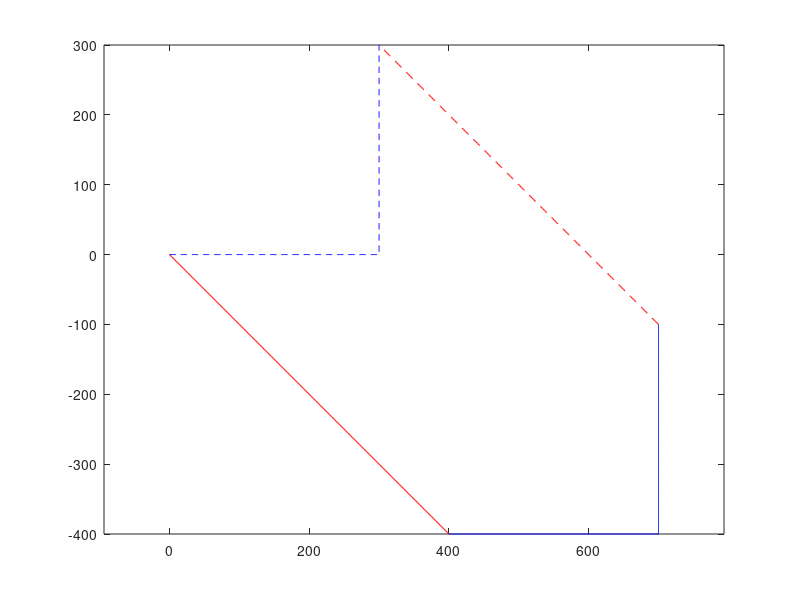

Write MATLAB code to recreate this figure. (Note: this script raises an error after producing the figure.)
clc;
clear all;
close all;

% p1        p2        p5            p6
% ...........         ...............
%           .         .
%           .         .
%           ...........    
%           p3        p4

flag_printf = 1;

p1 = 1;
p2 = 301;
p3 = 601;

dh = 1;
origin_x = 0;
origin_z = 0;

nx = 601;
nz = 401;
bz1 = zeros(nx,2);
bz2 = zeros(nx,2);
bx1 = zeros(nz,2);
bx2 = zeros(nz,2);
% NOTE: x direction tight
% so coord x incremental with x
for i=p1:p2
    bz2(i,1) = origin_x + (i-p1)*dh;
    bz2(i,2) = origin_z;
end
for i=p2+1:p3
    bz2(i,1) = bz2(p2,1) + cos(0.5*pi*90/90)*(i-p2)*dh;
    bz2(i,2) = bz2(p2,2) + sin(0.5*pi*90/90)*(i-p2)*dh;
end

for i=1:nx
  bz1(i,1) = bz2(i,1) + (nz-1)*dh;
  bz1(i,2) = bz2(i,2) - (nz-1)*dh;
end


dx1 = (bz2(1,1)-bz1(1,1))/(nz-1);
dx2 = (bz2(nx,1)-bz1(nx,1))/(nz-1);
dz1 = (bz2(1,2)-bz1(1,2))/(nz-1);
dz2 = (bz2(nx,2)-bz1(nx,2))/(nz-1);

for k=1:nz
    bx1(k,1) = bz1(1,1) + (k-1)*dx1;
    bx1(k,2) = bz1(1,2) + (k-1)*dz1;

    bx2(k,1) = bz1(nx,1) + (k-1)*dx2;
    bx2(k,2) = bz1(nx,2) + (k-1)*dz2;
end


% bz(:,2) = smooth(bz(:,2),20);
% bz(:,1) = smooth(bz(:,1),20);

if flag_printf
    figure(1)   
    plot(bx1(:,1),bx1(:,2),'r');
    hold on;
    plot(bx2(:,1),bx2(:,2),'r--');
    plot(bz1(:,1),bz1(:,2),'b');
    plot(bz2(:,1),bz2(:,2),'b--');
    axis equal tight;
end
% creat data file
export_bdry;
